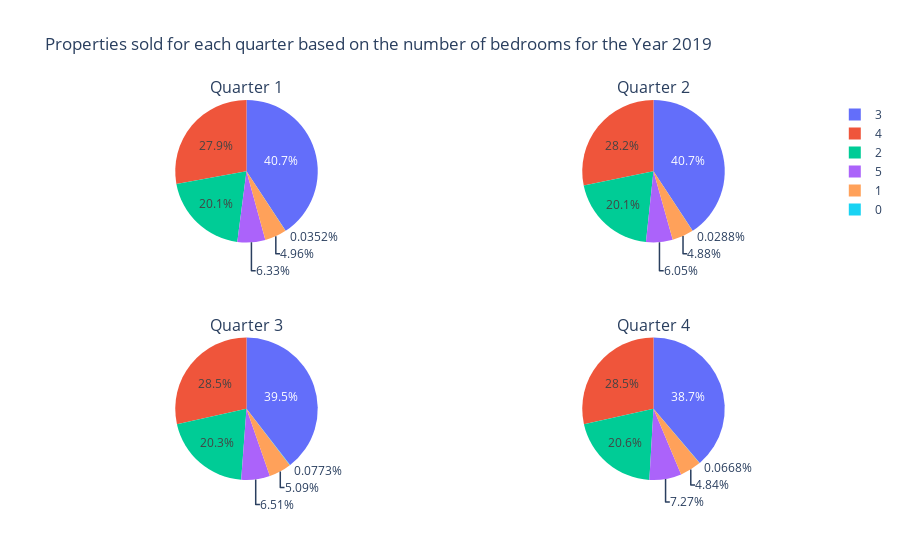

This figure's notebook cell:
### Code cell
#Using the make_subplots module of Ploty, plotting  interactive Pie Charts of a grid size 2x2 
fig = make_subplots(rows=2,cols=2,
                    specs=[[{'type':'domain'}, {'type':'domain'}], [{'type':'domain'}, {'type':'domain'}]],
                   subplot_titles=("Quarter 1", "Quarter 2", "Quarter 3", "Quarter 4" ))


#Assigning the respective trace(pie) with the values and labels from the series and index list created above for each quarter


fig.add_trace(go.Pie(labels= bedrooms_labels1, values=bedroom_values1, name="Bedrooms"),
              1, 1)
fig.add_trace(go.Pie(labels=bedrooms_labels2, values=bedroom_values2, name="Bedrooms"),
              1, 2)
                    
fig.add_trace(go.Pie(labels= bedrooms_labels3, values=bedroom_values3, name="Bedrooms"),
              2, 1)
                    
fig.add_trace(go.Pie(labels= bedrooms_labels4, values=bedroom_values4, name="Bedrooms"),
              2, 2)

#Updating the layout by adding a title

fig.update_layout(title_text="Properties sold for each quarter based on the number of bedrooms for the Year 2019 ")

### Figure 1 — Plotly figure (JSON) as saved in the notebook; plotly's stock layout.template omitted (floating-point values rounded to 4 significant figures)
{"data": [{"domain": {"x": [0, 0.45], "y": [0.625, 1]}, "labels": [3, 4, 2, 5, 1, 0], "name": "Bedrooms", "type": "pie", "values": [11588, 7924, 5713, 1802, 1412, 10]}, {"domain": {"x": [0.55, 1], "y": [0.625, 1]}, "labels": [3, 4, 2, 5, 1, 0], "name": "Bedrooms", "type": "pie", "values": [12708, 8808, 6264, 1888, 1523, 9]}, {"domain": {"x": [0, 0.45], "y": [0, 0.375]}, "labels": [3, 4, 2, 5, 1, 0], "name": "Bedrooms", "type": "pie", "values": [14319, 10314, 7372, 2358, 1844, 28]}, {"domain": {"x": [0.55, 1], "y": [0, 0.375]}, "labels": [3, 4, 2, 5, 1, 0], "name": "Bedrooms", "type": "pie", "values": [18563, 13640, 9870, 3484, 2320, 32]}], "layout": {"annotations": [{"font": {"size": 16}, "showarrow": false, "text": "Quarter 1", "x": 0.225, "xanchor": "center", "xref": "paper", "y": 1, "yanchor": "bottom", "yref": "paper"}, {"font": {"size": 16}, "showarrow": false, "text": "Quarter 2", "x": 0.775, "xanchor": "center", "xref": "paper", "y": 1, "yanchor": "bottom", "yref": "paper"}, {"font": {"size": 16}, "showarrow": false, "text": "Quarter 3", "x": 0.225, "xanchor": "center", "xref": "paper", "y": 0.375, "yanchor": "bottom", "yref": "paper"}, {"font": {"size": 16}, "showarrow": false, "text": "Quarter 4", "x": 0.775, "xanchor": "center", "xref": "paper", "y": 0.375, "yanchor": "bottom", "yref": "paper"}], "title": {"text": "Properties sold for each quarter based on the number of bedrooms for the Year 2019 "}}}
